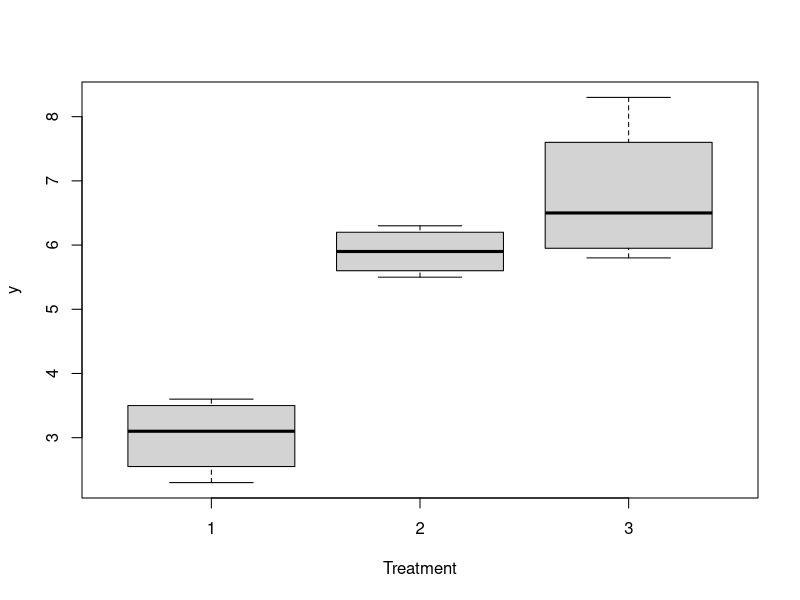
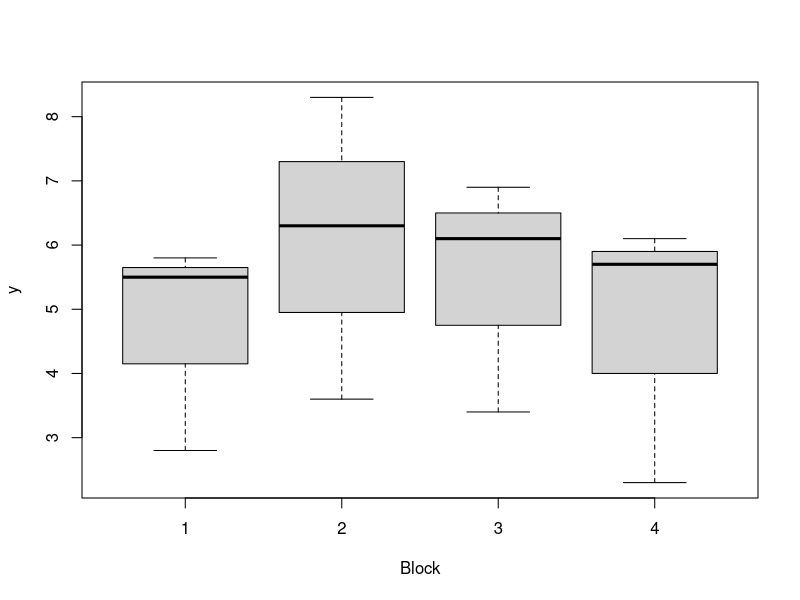
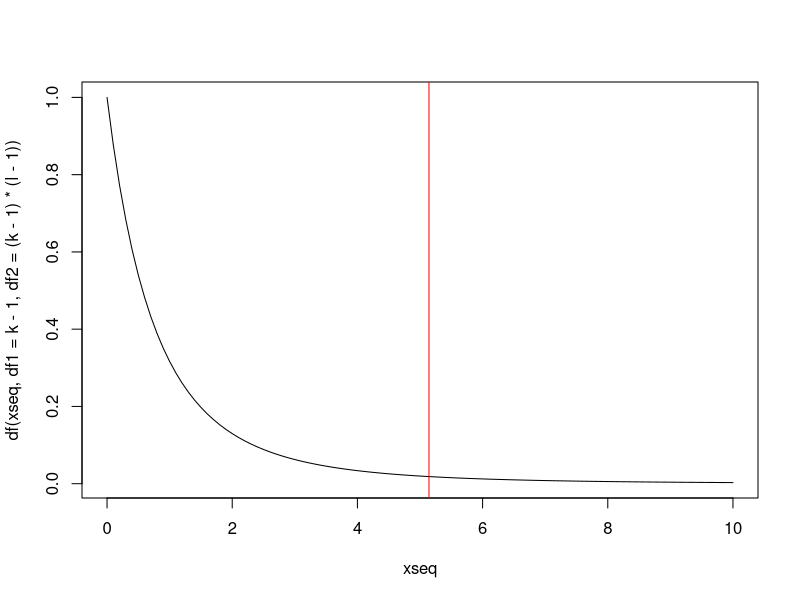
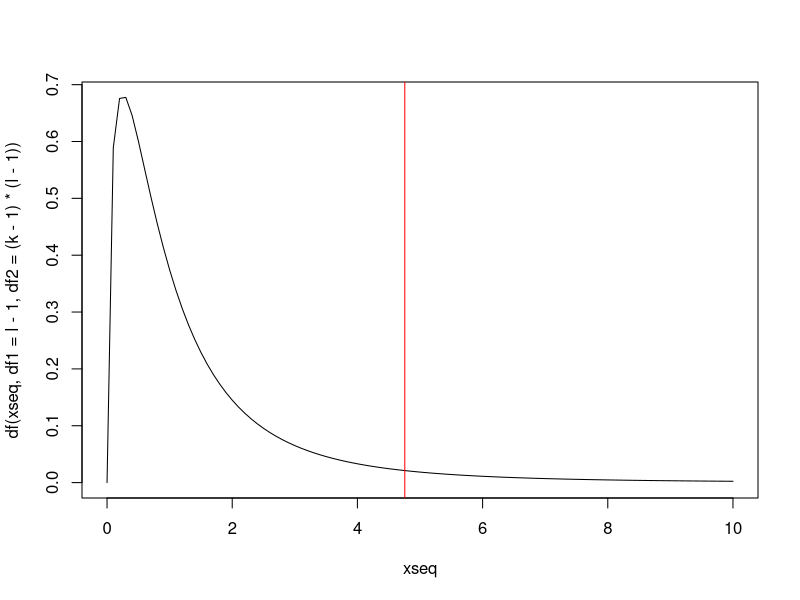
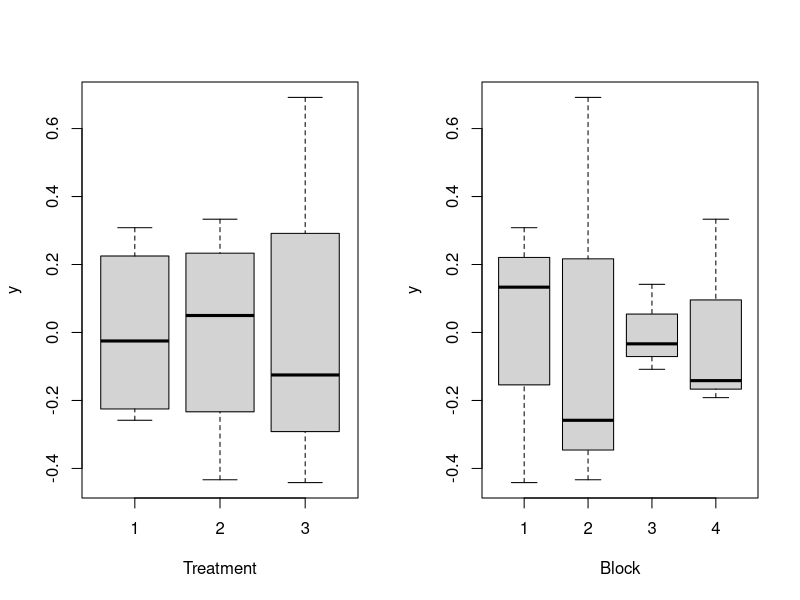
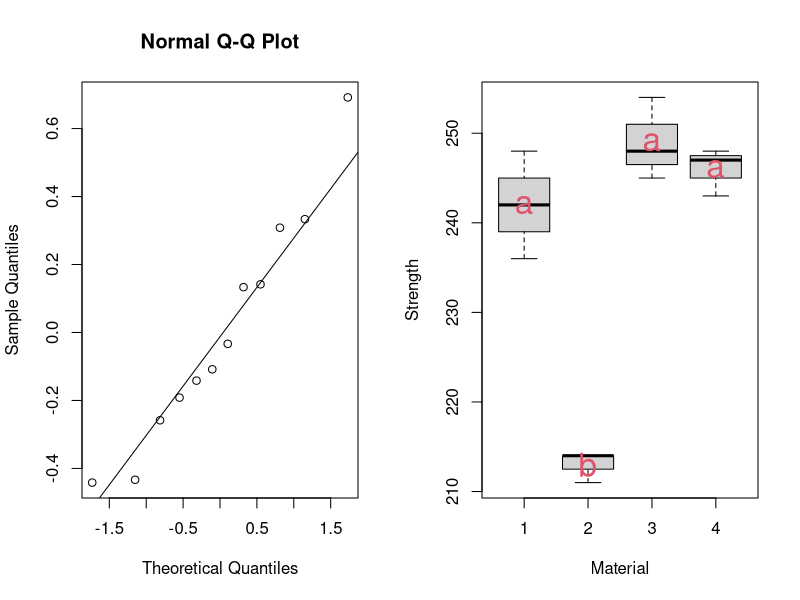
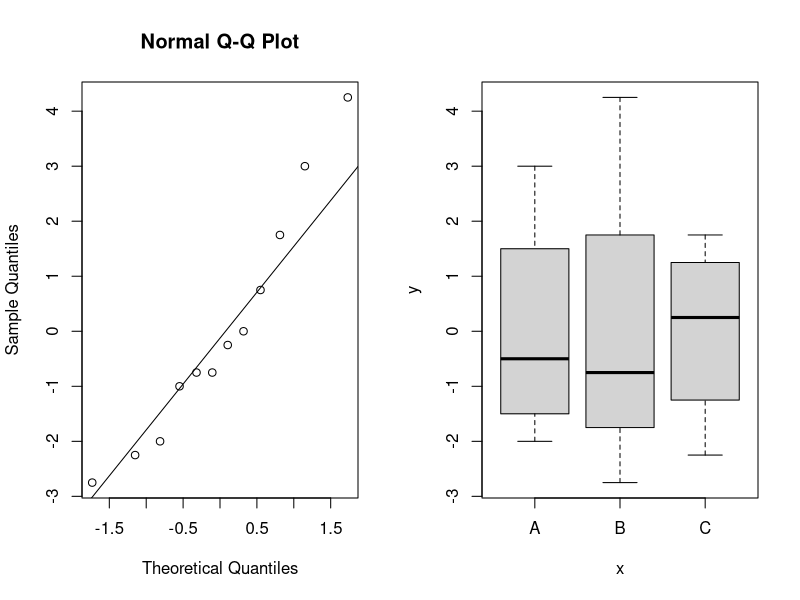
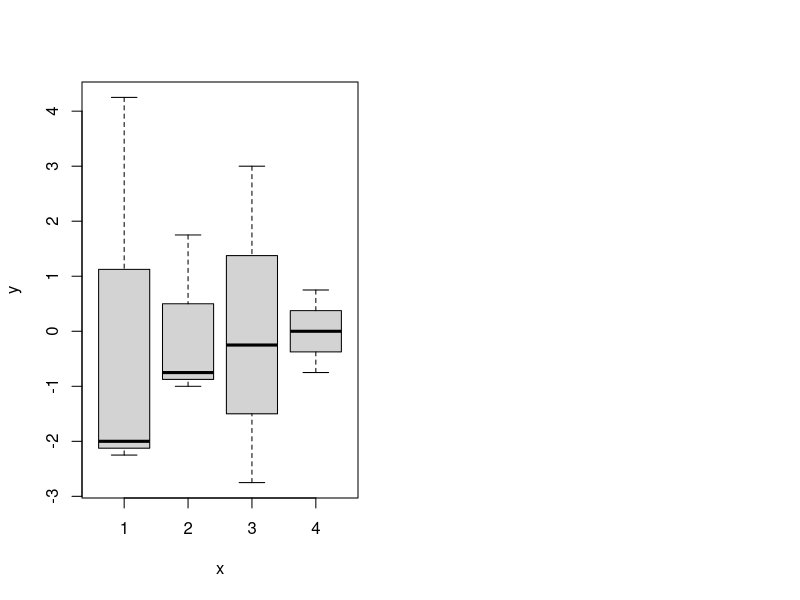

The R script that drew these images, in order:
###########################
### Bang & Olufsen data ###
###########################

# Get the B&O data from the lmerTest-package
library(lmerTest)
data(TVbo)

# Each of 8 assessors scored each of 12 combinations 2 times.
# Take a look at the sharpness scores for one single picture
# and one of the two repetitions
TVbo_sub <- subset(TVbo, Picture == 1 & Repeat == 1)[, c(1, 2, 9)]
sharp <- matrix(TVbo_sub$Sharpness, nrow = 8, byrow = T)
colnames(sharp) <- c("TV3", "TV2", "TV1")
rownames(sharp) <- c("Person 1", "Person 2", "Person 3", 
                     "Person 4", "Person 5", "Person 6", 
                     "Person 7", "Person 8")
library(xtable)
xtable(sharp)

###############################
### Input and plot toy data ###
###############################

# Observations
y <- c(2.8, 3.6, 3.4, 2.3,
       5.5, 6.3, 6.1, 5.7,
       5.8, 8.3, 6.9, 6.1)

# Treatments (groups, varieties)
treatm <- factor(c(1, 1, 1, 1,
                   2, 2, 2, 2,
                   3, 3, 3, 3))

# Blocks (persons, fields)
block <- factor(c(1, 2, 3, 4, 
                  1, 2, 3, 4,
                  1, 2, 3, 4))

# No. of treatments and no. of blocks (for later formulas)
(k <- length(unique(treatm)))
(l <- length(unique(block)))

# Box plots by treatment
plot(treatm, y, xlab = "Treatment", ylab = "y")

# Box plots by  block
plot(block, y, xlab = "Block", ylab="y")

####################################################
### Compute estimates of parameters in the model ###
####################################################

# Sample mean
(mu_hat <- mean(y))

# Sample mean deviation for each treatment
(alpha_hat <- tapply(y, treatm, mean) - mu_hat)

# Sample mean deviation for each block
(beta_hat <- tapply(y, block, mean) - mu_hat)

########################################################
### Compute the  total variation, sum of squares SST ###
########################################################

# SST for the example data
(SST <- sum((y - mu_hat)^2))

#####################################################################
### Compute variance explained by the treatment part of the model ###
#####################################################################

# Sum of squares  of treatment SS(Tr) for the example data
(SSTr <- l * sum(alpha_hat^2))

#################################################################
### Compute variance explained by the block part of the model ###
#################################################################

# Sum of squares for blocks SS(Bl) for the example data
(SSBl <- k * sum(beta_hat^2))

#####################################################
### Compute residual variance after the model fit ###
#####################################################

# Residual sum of squares SSE
(SSE <- SST - SSTr - SSBl)

##########################################
### Hypothesis test: Treatment effect? ###
##########################################

# Plot density of relevant F-distribution. Remember that this is "under H0" 
# (computed as if H0 were true)
xseq <- seq(0, 10, by = 0.1)
plot(xseq, df(xseq, df1 = k-1, df2 = (k-1)*(l-1)), type = "l")

# Show critical value (5% signif. level) for test of treatment hypothesis
critical_value <- qf(0.95, df1 = k-1, df2 = (k-1)*(l-1))
abline(v = critical_value, col = "red") 

# Compute value of the  test statistic
(FTr <- (SSTr/(k-1)) / (SSE/((k-1)*(l-1))))

# Compute p-value for the test
1 - pf(FTr, df1 = k-1, df2 = (k-1)*(l-1))

######################################
### Hypothesis test: Block effect? ###
######################################

# Plot density of relevant F-distribution. Remember that this is "under H0" 
# (computed as if H0 were true)
xseq <- seq(0, 10, by = 0.1)
plot(xseq, df(xseq, df1 = l-1, df2 = (k-1)*(l-1)), type = "l")

# Show critical value (5% signif. level) for test of treatment hypothesis
critical_value <- qf(0.95, df1 = l-1, df2 = (k-1)*(l-1))
abline(v = critical_value, col = "red") 

# Compute value of the  test statistic
(FBl <- (SSBl/(l-1)) / (SSE/((k-1)*(l-1))))

# Compute p-value for the test
1 - pf(FBl, df1 = l-1, df2 = (k-1)*(l-1))

###################################################
### Two-way ANOVA output using anova() and lm() ###
###################################################

anova(lm(y ~ treatm + block))

############################
### Model validation:    ###
### Variance homogeneity ###
############################

# Save the  fitted model
fit <- lm(y ~ treatm + block)

# Make box plots of residuals
par(mfrow = c(1,2))
plot(treatm, fit$residuals, xlab = "Treatment")
plot(block, fit$residuals, xlab = "Block")

#########################
### Model validation: ###
### Normality         ###
#########################

# Normal QQ-plot of the residuals
qqnorm(fit$residuals)
qqline(fit$residuals)



#8.5
#a
# The f distribution with F(3, (k-1)(l-1))

#b
#3 no significant difference


#8.6
#a
A <- 2
SS <- 84.5
MSR <- 8.25
B <- SS/A
B
C <- B/MSR
C

#b
# Differences only for material not joining methods

#c
options(digits=2)
Strength <- c(242,214,254,248,248,214,248,247,236,211,245,243)
Joiningmethod <- factor(c("A","A","A","A","B","B","B","B","C","C","C","C"))
Material <- factor(c(1,2,3,4,1,2,3,4,1,2,3,4))

fit <- lm(Strength ~ Joiningmethod + Material)
anova(fit)

tapply(Strength, Joiningmethod, mean)

tapply(Strength, Material , mean)
# for the comparison of the 3 joining methods:
LSD_bonf <- qt(1-0.05/6, 6) * sqrt(2*8.25/4)
LSD_bonf
# We see that none of the three Joining methods are 
# different from each other (although close), which 
# matches fine with the p-value just above 0.05.

# For the 4 Materials:
LSD_bonf <- qt(1-0.05/12, 6) * sqrt(2*8.25/3)
LSD_bonf
# Material 2 is significantly smaller than each of the other 
# three but none of these 3 are significantly different from each other.

plot(Strength ~ Material)
text(1:4, c(242, 213, 249, 246), c("a", "b", "a", "a"), cex=2, col=2)

#d
# The residual analysis
qqnorm(fit$residuals)
qqline(fit$residuals)

# Investigation of  variance homogeneity
plot(Joiningmethod, fit$residuals)
plot(Material, fit$residuals)


#8.7
#a
A <- 2
B <- 3
C <- A*B

#b
MSP <- 0.16333
MSD <- 1.84556
MSE <- 0.10556
E <- MSP/MSE
E
f <- MSD/MSE
f
D <- 6*MSE

#c 
# Only the choice of the dressing type has a 
# significant influence on the taste.


#8.8
#a
DFBl<- 2
SSBl <- 1.44667
MSE <- 0.05833
C <- SSBl/DFBl
C
D<- C/MSE
D
FB <- 4.2857
B <- FB*MSE
B
A <- 2*B
A

#b
# Only the size of the item has a significant 
# influence on the delivery time.
